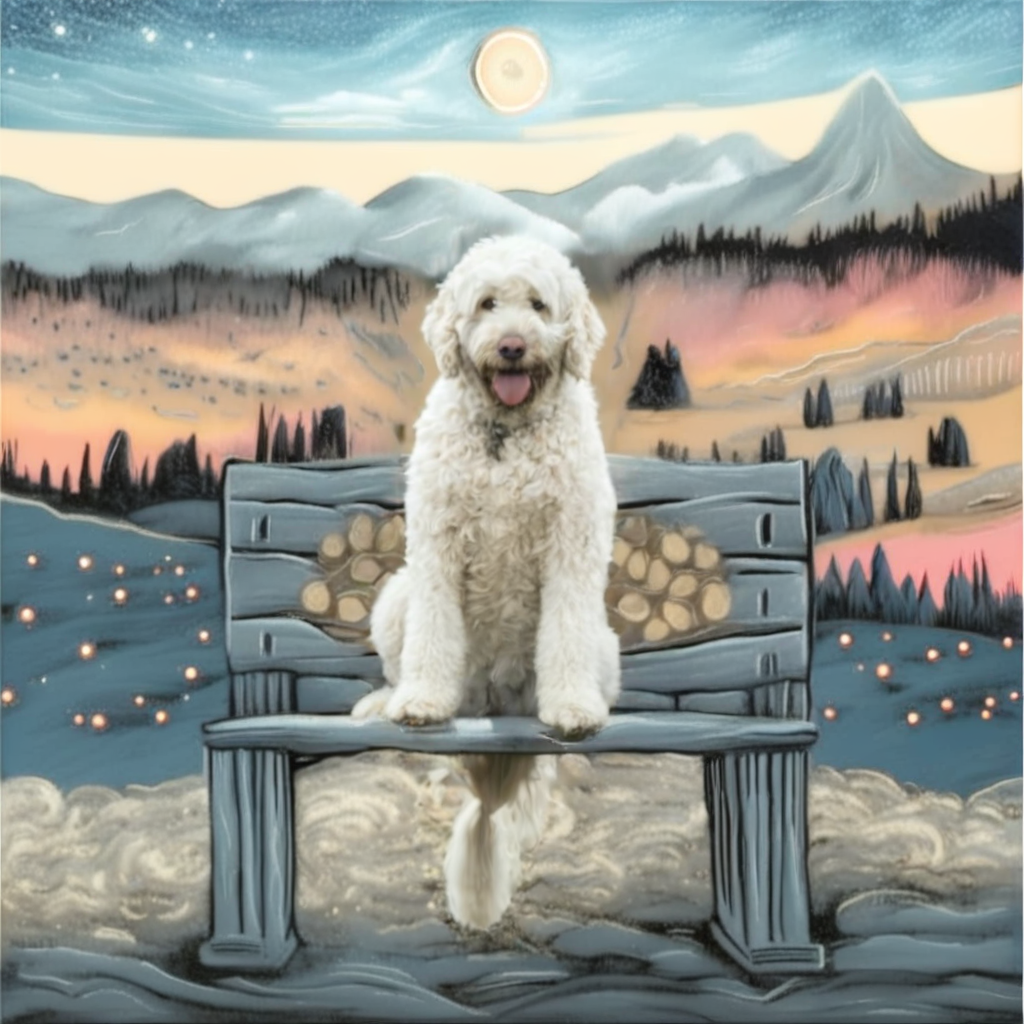

Write Python code to recreate this figure.
import torch
from diffusers import StableDiffusionXLInpaintPipeline
from PIL import Image

from ip_adapter import IPAdapterXL

base_model_path = "../stable-diffusion-xl-1.0-inpainting-0.1"
image_encoder_path = "sdxl_models/image_encoder"
ip_ckpt = "sdxl_models/ip-adapter_sdxl.bin"
device = "cuda"

# load SDXL pipeline
pipe = StableDiffusionXLInpaintPipeline.from_pretrained(
    base_model_path,
    torch_dtype=torch.float16,
    variant="fp16",
    use_safetensors=True,
)
pipe.enable_vae_tiling()

# load ip-adapter
# target_blocks=["block"] for original IP-Adapter
# target_blocks=["up_blocks.0.attentions.1"] for style blocks only
# target_blocks = ["up_blocks.0.attentions.1", "down_blocks.2.attentions.1"] # for style+layout blocks
ip_model = IPAdapterXL(pipe, image_encoder_path, ip_ckpt, device, target_blocks=["up_blocks.0.attentions.1"])

image = "./assets/5.jpg"
image = Image.open(image)
image.resize((512, 512))

init_image = Image.open("./assets/overture-creations-5sI6fQgYIuo.png").convert("RGB")
mask_image = Image.open("./assets/overture-creations-5sI6fQgYIuo_mask_inverse.png").convert("RGB")

# generate image
images = ip_model.generate(pil_image=image,
                            prompt="a dog sitting on, masterpiece, best quality, high quality",
                            negative_prompt= "text, watermark, lowres, low quality, worst quality, deformed, glitch, low contrast, noisy, saturation, blurry",
                            scale=2.0,
                            guidance_scale=8,
                            num_samples=1,
                            num_inference_steps=30, 
                            image=init_image,
                            mask_image=mask_image,
                            strength=0.99
                            )

images[0].save("infer_style_inpainting.png")